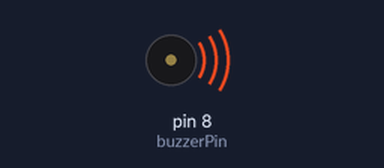
A sketch run on a simulated Arduino Uno, built with avr-gcc and run on an emulated ATmega328P. On the bench: buzzer (waves = sounding).

Above: at 0.1 s.
Timing chart, 0 to 1.6 s (numbered marks = the images above):
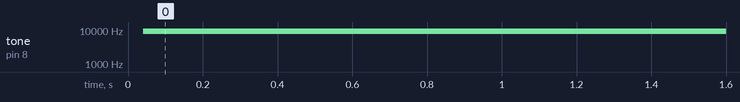

The sketch:

exercice13.ino
```cpp
const int buzzerPin = 8; // Correspond à D4 sur la base shield
int tempo=50;

void setup() {
  // Configurer la broche du buzzer comme sortie
  pinMode(buzzerPin, OUTPUT);
}

void loop() {
  // Activer le buzzer (émettre un son)
  digitalWrite(buzzerPin, HIGH);
  delayMicroseconds(tempo); // Attendre 1 seconde

  // Désactiver le buzzer (arrêter le son)
  digitalWrite(buzzerPin, LOW);
  delayMicroseconds(tempo); // Attendre 1 seconde
  //tempo=tempo+20;
}
```

Measured:
- by itself, tone on pin 8 (buzzerPin): silent → 9217 Hz at 0.04 s
